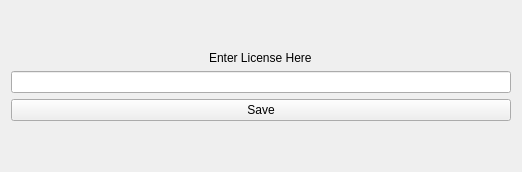
                <widget class="QWidget" name="licenseListSectionPage">
                 <layout class="QVBoxLayout" name="verticalLayout_10" stretch="0,0,0,0,1">
                  <item>
                   <spacer name="verticalSpacer">
                    <property name="orientation">
                     <enum>Qt::Vertical</enum>
                    </property>
                    <property name="sizeHint" stdset="0">
                     <size>
                      <width>20</width>
                      <height>40</height>
                     </size>
                    </property>
                   </spacer>
                  </item>
                  <item alignment="Qt::AlignHCenter">
                   <widget class="QLabel" name="label_3">
                    <property name="text">
                     <string>Enter License Here</string>
                    </property>
                   </widget>
                  </item>
                  <item alignment="Qt::AlignHCenter">
                   <widget class="QLineEdit" name="licenseKeyLineEdit">
                    <property name="minimumSize">
                     <size>
                      <width>500</width>
                      <height>0</height>
                     </size>
                    </property>
                    <property name="maximumSize">
                     <size>
                      <width>16777215</width>
                      <height>16777215</height>
                     </size>
                    </property>
                   </widget>
                  </item>
                  <item alignment="Qt::AlignHCenter">
                   <widget class="QPushButton" name="saveLicenseKeyButton">
                    <property name="minimumSize">
                     <size>
                      <width>500</width>
                      <height>0</height>
                     </size>
                    </property>
                    <property name="maximumSize">
                     <size>
                      <width>16777215</width>
                      <height>16777215</height>
                     </size>
                    </property>
                    <property name="text">
                     <string>Save</string>
                    </property>
                   </widget>
                  </item>
                  <item>
                   <spacer name="verticalSpacer_2">
                    <property name="orientation">
                     <enum>Qt::Vertical</enum>
                    </property>
                    <property name="sizeHint" stdset="0">
                     <size>
                      <width>20</width>
                      <height>40</height>
                     </size>
                    </property>
                   </spacer>
                  </item>
                 </layout>
                </widget>
